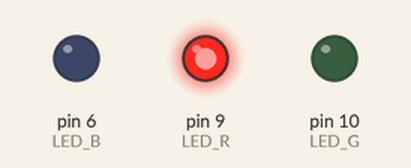
Recording of a sketch running on a simulated Arduino Uno, built with avr-gcc and run on an emulated ATmega328P. Shown: output pins drawn as LEDs (lit = HIGH).

Above: at 0.5 s.
At 1.5 s:
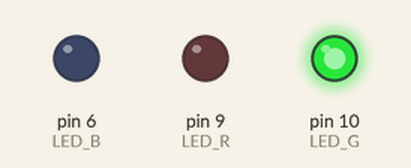
At 5.5 s:
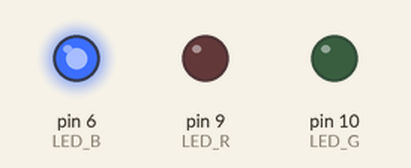
Timing chart, 0 to 6.9 s (numbered marks = the images above):
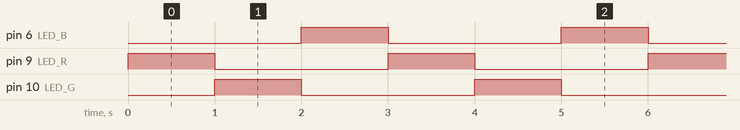

The sketch:

test_unplug_led.ino
```cpp
#define LED_B 6
#define LED_G 10
#define LED_R 9
void setup() {
  pinMode(LED_B, OUTPUT);
  pinMode(LED_G, OUTPUT);
  pinMode(LED_R, OUTPUT);
  digitalWrite(LED_R, LOW);
  digitalWrite(LED_G, LOW);
  digitalWrite(LED_B, LOW);
}

void loop() {
  // put your main code here, to run repeatedly
  digitalWrite(LED_R, HIGH);
  digitalWrite(LED_G, LOW);
  digitalWrite(LED_B, LOW);
  delay(1000);
  digitalWrite(LED_R, LOW);
  digitalWrite(LED_G, HIGH);
  digitalWrite(LED_B, LOW);
  delay(1000);
  digitalWrite(LED_R, LOW);
  digitalWrite(LED_G, LOW);
  digitalWrite(LED_B, HIGH);
  delay(1000);
  digitalWrite(LED_R, LOW);
  digitalWrite(LED_G, LOW);
  digitalWrite(LED_B, LOW);
}
```

Measured:
- by itself, pin 6 (LED_B), pin 9 (LED_R), pin 10 (LED_G): alternates HIGH for 1.0 s and LOW for 2.0 s
- by itself, everything shown: repeats every 3.0 s, in 4 steps
